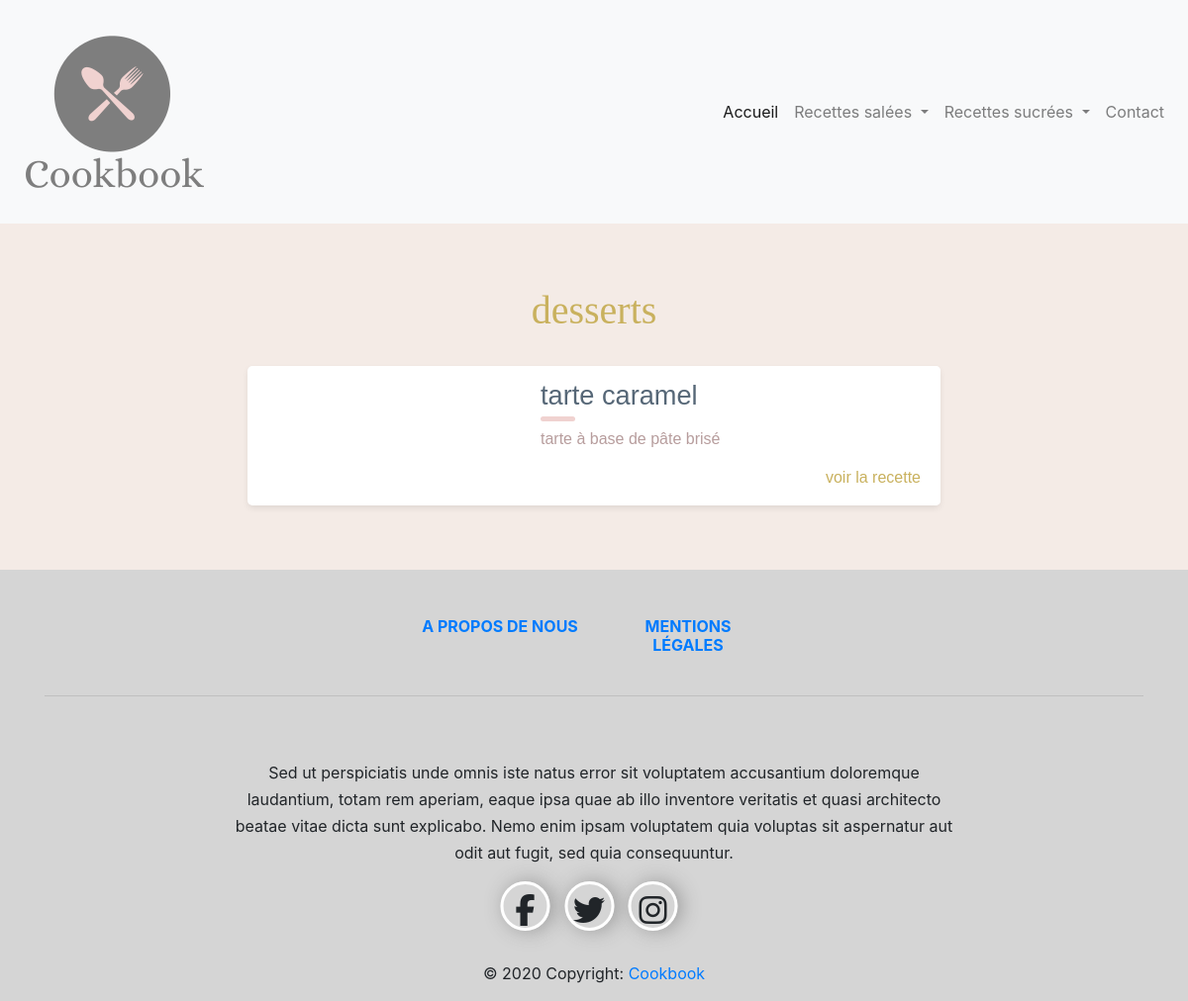
The page /affiche_recipe.php?edit=48 on the database its author committed.
### tables this page shows
CREATE TABLE IF NOT EXISTS `category` (
  `id` int(11) NOT NULL AUTO_INCREMENT,
  `categorie` varchar(100) NOT NULL,
  `recettes` varchar(50) NOT NULL,
  `image` longtext DEFAULT NULL,
  PRIMARY KEY (`id`)
);

CREATE TABLE IF NOT EXISTS `recettes` (
  `id` int(11) NOT NULL AUTO_INCREMENT,
  `titre` varchar(100) NOT NULL,
  `descr` text NOT NULL,
  `categorie` varchar(200) NOT NULL,
  `image` longtext DEFAULT NULL,
  `temp` varchar(50) NOT NULL,
  `parts` int(11) NOT NULL,
  `niveau` varchar(100) NOT NULL,
  `ingredients` longtext NOT NULL,
  `preparation` longtext NOT NULL,
  `tag` varchar(200) NOT NULL,
  `note` longtext NOT NULL,
  `date` datetime NOT NULL,
  `user_id` int(11) DEFAULT NULL,
  PRIMARY KEY (`id`),
  KEY `user_id` (`user_id`)
);

### admin/categConfig.php (called while the page is built, shortened)
<?php
if (isset($_GET['edit'])) {
    $id = $_GET['edit'];
     $result = $connect -> query("SELECT * FROM category WHERE id = $id") or die ($connect ->error);
    $test = mysqli_num_rows($result);
    if ($test ==1) {
        $row = $result->fetch_array();
    }
}
?>

### affiche_recipe.php (the view, shortened to what this page needs)
<!DOCTYPE html>
<html lang="fr" >
<head>
   <link rel="stylesheet" href="https://stackpath.bootstrapcdn.com/bootstrap/4.4.1/css/bootstrap.min.css">
   <link rel="stylesheet" type="text/css" href="assets/css/footer.css">
  <link rel="stylesheet" type="text/css" href="assets/css/helper.css">
  <link rel="stylesheet" type="text/css" href="assets/css/index.css">
  <link rel="stylesheet" type="text/css" href="assets/css/footer.css">
	<link rel="stylesheet" type="text/css" href="assets/css/helper.css">
	<link rel="stylesheet" type="text/css" href="assets/css/entree.css">
</head>
<body >
<?php include("inc/navbar.php"); ?>
    <?php  require "config/setting.php"  ;  ?>
    <?php  require "./admin/categConfig.php"  ;  ?>
<main  class="bg_creamWhite p-5">
 <?php
 $categorie_chois = $row['categorie'];
 $result = $connect -> query("SELECT * FROM recettes WHERE categorie = '$categorie_chois' ;") or die($connect -> error);
?>
	<h1 class="text-center prata gold title p-3 "><?php  echo $row['categorie']; ?>  </h1>
    <?php
        while ($row =$result->fetch_assoc()):
    ?>
    <div class="blog-card">
    <div class="meta">
     <?php $image = $row['image'];
    $image_src = "config/upload/".$image;?>
      <div class="photo" style="background-image: url('<?php echo $image_src; ?>')"></div>
    </div>
    <div class="description">
      <h1 class="darkBlue"><?php  echo $row['titre'];   ?></h1>
      <p class="Pgray"> <?php  echo $row['descr'];   ?></p>
      <p class="read-more">
         <a href="recipe.php?edit=<?php echo $row['id']; ?>">voir la recette</a>
      </p>
    </div>
  </div>
  <?php  endwhile;   ?>
  </main>
<?php include("inc/footer.php"); ?>
</body>
</html>

### assets/css/footer.css (style rules this page uses)
body { background-color: #D5D5D5; height:100px; }

### assets/css/helper.css (style rules this page uses)
.gold { color: #C9B15E; }
.darkBlue { color: #566777; }
.Pgray { color : #b79d9d; }
.bg_creamWhite { background-color: #F4EBE6; }
.prata { font-family: 'Prata', serif; }

### assets/css/entree.css (style rules this page uses)
* { box-sizing: border-box; }
.blog-card { display: -webkit-box; display: flex; -webkit-box-orient: vertical; -webkit-box-direction: normal; flex-direction: column; margin: 1rem auto; box-shadow: 0 3px 7px -1px rgba(0, 0, 0, 0.1); margin-bottom: 1.6%; background: #fff; line-height: 1.4; font-family: sans-serif; border-radius: 5px; overflow: hidden; z-index: 0; }
.blog-card a { color: inherit; }
.blog-card .meta { position: relative; z-index: 0; height: 200px; }
.blog-card .photo { position: absolute; top: 0; right: 0; bottom: 0; left: 0; background-size: cover; background-position: center; -webkit-transition: -webkit-transform .2s; transition: -webkit-transform .2s; transition: transform .2s; transition: transform .2s, -webkit-transform .2s; }
.blog-card .description { padding: 1rem; background: #fff; position: relative; z-index: 1; }
.blog-card .description h1, .blog-card .description h2 { font-family: Poppins, sans-serif; }
.blog-card .description h1 { line-height: 1; margin: 0; font-size: 1.7rem; }
.blog-card .description .read-more { text-align: right; }
.blog-card .description .read-more a { color: #C9B15E; display: inline-block; position: relative; }
.blog-card .description .read-more a:after { content: "\f061"; font-family: FontAwesome; margin-left: -10px; opacity: 0; vertical-align: middle; -webkit-transition: margin .3s, opacity .3s; transition: margin .3s, opacity .3s; }
.blog-card p { position: relative; margin: 1rem 0 0; }
.blog-card p:first-of-type { margin-top: 1.25rem; }
.blog-card p:first-of-type:before { content: ""; position: absolute; height: 5px; background: #f0d2d0; width: 35px; top: -0.75rem; border-radius: 3px; }
@media (min-width: 640px) { .blog-card { -webkit-box-orient: horizontal; -webkit-box-direction: normal; flex-direction: row; max-width: 700px; } }
@media (min-width: 640px) { .blog-card .meta { flex-basis: 40%; height: auto; } }
@media (min-width: 640px) { .blog-card .description { flex-basis: 60%; } }
@media (min-width: 640px) { .blog-card .description:before { -webkit-transform: skewX(-3deg); transform: skewX(-3deg); content: ""; background: #fff; width: 30px; position: absolute; left: -10px; top: 0; bottom: 0; z-index: -1; } }

### rows shown on the page
category: categorie "desserts"
recettes: titre "tarte caramel", descr "tarte à base de pâte brisé"
